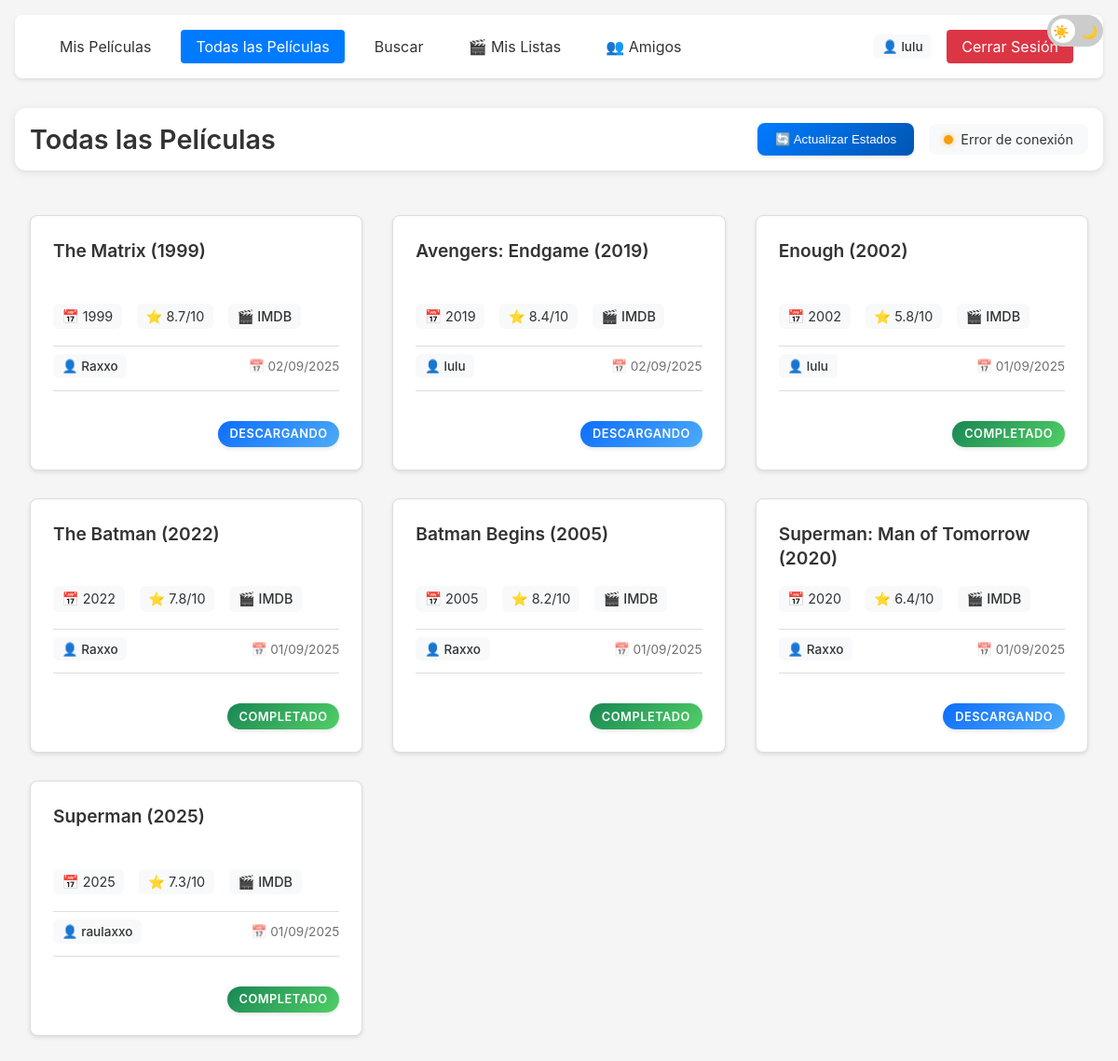
The page /all (signed in) on the database its author committed.
### models/user_model.py (models this page shows, shortened)
class User(UserMixin):
    id = None
    username = None
    password = None
    created_at = None
    downloads = None

        class UserModel(User, db.Model):
            __tablename__ = 'user'
            id = db.Column(db.Integer, primary_key=True)
            username = db.Column(db.String(80), unique=True, nullable=False)
            password = db.Column(db.String(120), nullable=False)
            created_at = db.Column(db.DateTime, default=datetime.utcnow)
            downloads = db.relationship('Download', backref='user', lazy=True)
            movie_lists = db.relationship('MovieList', backref='creator', lazy=True)

        class Download(db.Model):
            __tablename__ = 'download'
            id = db.Column(db.Integer, primary_key=True)
            movie_id = db.Column(db.String(120), nullable=False)
            movie_title = db.Column(db.String(200), nullable=False)
            year = db.Column(db.String(4))
            rating = db.Column(db.String(10))
            magnet = db.Column(db.Text, nullable=False)
            imdb_code = db.Column(db.String(20))
            download_date = db.Column(db.DateTime, default=datetime.utcnow)
            status = db.Column(db.String(20), default='pendiente')
            user_id = db.Column(db.Integer, db.ForeignKey('user.id'), nullable=False)

### app.py (the view)
@app.route('/all')
@login_required
def all_movies():
    movies = Download.query.order_by(Download.download_date.desc()).all()
    return render_template('all_movies.html', movies=movies)

### app.py (called while the page is built)
@login_manager.user_loader
def load_user(user_id):
    return UserModel.query.get(int(user_id))

### templates/all_movies.html (shortened to what this page needs)
{% extends "base.html" %}
{% block content %}
<div class="page-header">
    <h1 class="page-title">Todas las Películas</h1>
    <div class="page-actions">
        <button id="checkStatusBtn" class="status-btn">
            🔄 Actualizar Estados
        </button>
        <span id="transmissionStatus" class="transmission-status">
            <span class="status-indicator" id="statusIndicator"></span>
            <span id="statusText">Verificando conexión...</span>
        </span>
    </div>
</div>
<div class="movies-grid">
    {% for movie in movies %}
    <div class="movie-card">
        <div class="movie-info">
            <h3 class="movie-title">{{ movie.movie_title }}</h3>
            <div class="movie-details">
                {% if movie.year %}
                <span>📅 {{ movie.year }}</span>
                {% endif %}
                {% if movie.rating %}
                <span>⭐ {{ movie.rating }}/10</span>
                {% endif %}
                {% if movie.imdb_code %}
                <a href="https://www.imdb.com/title/{{ movie.imdb_code }}" target="_blank" class="imdb-link">
                    🎬 IMDB
                </a>
                {% endif %}
            </div>
            <div class="movie-meta">
                <span class="user-info">👤 {{ movie.user.username }}</span>
                <span class="date-info">📅 {{ movie.download_date.strftime('%d/%m/%Y') }}</span>
            </div>
            <div class="movie-status">
                <span class="status-badge {{ movie.status }}">{{ movie.status }}</span>
            </div>
        </div>
    </div>
    {% endfor %}
</div>
{% endblock %}

### templates/base.html (shortened to what this page needs)
<!DOCTYPE html>
<html>
<head>
    <link rel="stylesheet" href="{{ url_for('static', filename='css/style.css') }}">
    <link rel="stylesheet" href="{{ url_for('static', filename='css/main.css') }}">
    <link rel="stylesheet" href="{{ url_for('static', filename='css/search.css') }}">
</head>
<body>
    <div class="theme-switch-wrapper">
        <label class="theme-switch" for="checkbox">
            <div class="slider round">
                <span class="slider-icon sun">☀️</span>
                <span class="slider-icon moon">🌙</span>
            </div>
        </label>
    </div>
    <div class="container">
        <nav class="navbar">
            <div class="nav-left">
                <a href="/" class="nav-link {% if request.endpoint == 'index' %}active{% endif %}">Mis Películas</a>
                <a href="/all" class="nav-link {% if request.endpoint == 'all_movies' %}active{% endif %}">Todas las Películas</a>
                <a href="/search" class="nav-link {% if request.endpoint == 'search' %}active{% endif %}">Buscar</a>
                {% if current_user.is_authenticated %}
                <a href="/listas" class="nav-link {% if request.endpoint == 'movie_lists' or request.endpoint == 'view_movie_list' or request.endpoint == 'new_movie_list' %}active{% endif %}">🎬 Mis Listas</a>
                <a href="/amigos" class="nav-link {% if request.endpoint == 'friends' or request.endpoint == 'friend_downloads' or request.endpoint == 'friend_lists' %}active{% endif %}">👥 Amigos</a>
                {% endif %}
            </div>
            <div class="nav-right">
                {% if current_user.is_authenticated %}
                    <span class="user-info">👤 {{ current_user.username }}</span>
                    <a href="{{ url_for('logout') }}" class="nav-link logout-btn">Cerrar Sesión</a>
                {% else %}
                    <a href="{{ url_for('login') }}" class="nav-link">Iniciar Sesión</a>
                    <a href="{{ url_for('register') }}" class="nav-link">Registrarse</a>
                {% endif %}
            </div>
        </nav>
        {% block content %}{% endblock %}
    </div>
</body>
</html>

### static/css/style.css (style rules this page uses)
:root { --bg-color: #f5f5f5; --text-color: #333; --card-bg: #fff; --border-color: #ddd; --primary-color: #007bff; --hover-color: #0056b3; --secondary-bg: #f8f9fa; }
body { margin: 0; padding: 0; font-family: -apple-system, BlinkMacSystemFont, "Segoe UI", Roboto, "Helvetica Neue", Arial, sans-serif; background-color: var(--bg-color); color: var(--text-color); transition: background-color 0.3s ease; }
.page-title { font-size: 2rem; color: var(--text-color); text-align: center; margin: 2rem 0; font-weight: 600; }
.container { max-width: 1200px; margin: 0 auto; padding: 1rem; }
.navbar { display: flex; justify-content: space-between; align-items: center; padding: 1rem 2rem; margin-bottom: 2rem; background-color: var(--card-bg); border-radius: 8px; box-shadow: 0 2px 4px rgba(0, 0, 0, 0.1); }
.nav-left, .nav-right { display: flex; gap: 1rem; align-items: center; }
.nav-link { color: var(--text-color); text-decoration: none; padding: 0.5rem 1rem; border-radius: 4px; transition: all 0.2s ease; }
.nav-link:hover, .nav-link.active { background-color: var(--primary-color); color: white; }
.user-info { color: var(--text-color); font-weight: 500; padding: 0.5rem; border-radius: 4px; background-color: rgba(0, 0, 0, 0.05); }
.logout-btn { background-color: #dc3545; color: white; }

### static/css/search.css (style rules this page uses)
.movie-card { display: flex; flex-direction: column; background-color: var(--card-bg); border-radius: 8px; overflow: hidden; box-shadow: 0 2px 4px rgba(0, 0, 0, 0.1); transition: transform 0.2s ease, box-shadow 0.2s ease; height: 100%; }
.movie-info { padding: 1.5rem; display: flex; flex-direction: column; flex-grow: 1; }
.movie-info h3 { margin: 0 0 1rem 0; font-size: 1.2rem; color: var(--text-color); line-height: 1.4; display: -webkit-box; -webkit-line-clamp: 2; -webkit-box-orient: vertical; overflow: hidden; height: 2.8em; }
.movie-details { display: flex; flex-wrap: wrap; gap: 1rem; font-size: 0.9rem; color: var(--text-color); margin-bottom: auto; }

### rows shown on the page
UserModel: username "lulu"
Download: movie_title "The Matrix (1999)", year "1999", rating "8.7", user.username "Raxxo", download_date "02/09/2025", status "DESCARGANDO"
Download: movie_title "Avengers: Endgame (2019)", year "2019", rating "8.4", user.username "lulu", download_date "02/09/2025", status "DESCARGANDO"
Download: movie_title "Enough (2002)", year "2002", rating "5.8", user.username "lulu", download_date "01/09/2025", status "COMPLETADO"
Download: movie_title "The Batman (2022)", year "2022", rating "7.8", user.username "Raxxo", download_date "01/09/2025", status "COMPLETADO"
Download: movie_title "Batman Begins (2005)", year "2005", rating "8.2", user.username "Raxxo", download_date "01/09/2025", status "COMPLETADO"
Download: movie_title "Superman: Man of Tomorrow (2020)", year "2020", rating "6.4", user.username "Raxxo", download_date "01/09/2025", status "DESCARGANDO"
Download: movie_title "Superman (2025)", year "2025", rating "7.3", user.username "raulaxxo", download_date "01/09/2025", status "COMPLETADO"
